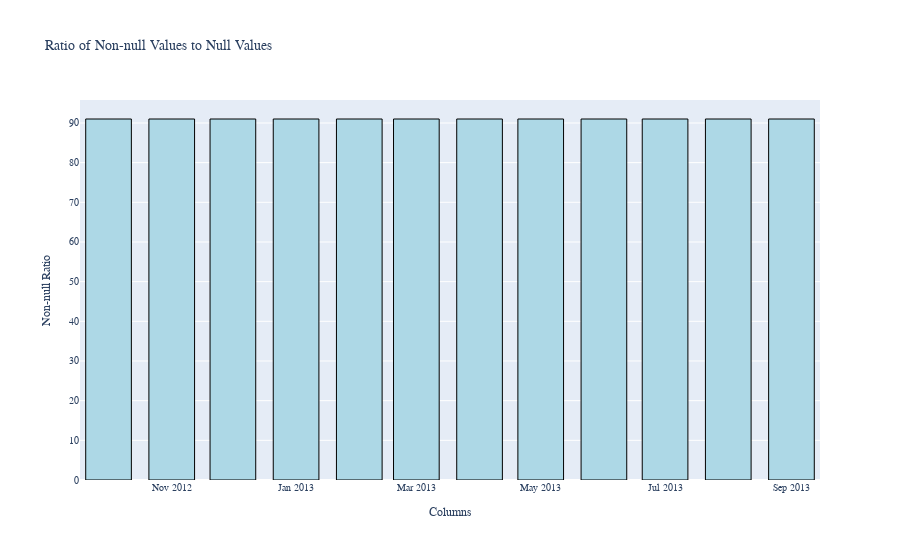

Here is the notebook cell this chart was saved with:
### Markdown cell above
- Create a visualization detailing the ratio of non-null values to null values in the entire dataset

### Code cell
null_counts = df.isnull().sum()
non_null_counts = df.notnull().sum()
ratios = non_null_counts / null_counts
fig = px.bar(x=ratios.index, y=ratios.values, labels={'x': 'Columns', 'y': 'Non-null Ratio'},
             title='Ratio of Non-null Values to Null Values')
fig.update_traces(marker_color='lightblue', marker_line_color='black', marker_line_width=1)
fig.update_layout(
    xaxis_title_font=dict(family='Arial', size=12),
    yaxis_title_font=dict(family='Arial', size=12),
    font=dict(family='Arial', size=10)
)

### Figure 1 — Plotly figure (JSON) as saved in the notebook; plotly's stock layout.template omitted (floating-point values rounded to 4 significant figures)
{"data": [{"alignmentgroup": "True", "hovertemplate": "Columns=%{x}<br>Non-null Ratio=%{y}<extra></extra>", "legendgroup": "", "marker": {"color": "lightblue", "line": {"color": "black", "width": 1}, "pattern": {"shape": ""}}, "name": "", "offsetgroup": "", "orientation": "v", "showlegend": false, "textposition": "auto", "type": "bar", "x": ["State Agency or Indian Tribal Organization", "2012-10-01 00:00:00", "2012-11-01 00:00:00", "2012-12-01 00:00:00", "2013-01-01 00:00:00", "2013-02-01 00:00:00", "2013-03-01 00:00:00", "2013-04-01 00:00:00", "2013-05-01 00:00:00", "2013-06-01 00:00:00", "2013-07-01 00:00:00", "2013-08-01 00:00:00", "2013-09-01 00:00:00", "Cumulative Cost"], "xaxis": "x", "y": [null, 91, 91, 91, 91, 91, 91, 91, 91, 91, 91, 91, 91, null], "yaxis": "y"}], "layout": {"barmode": "relative", "font": {"family": "Arial", "size": 10}, "legend": {"tracegroupgap": 0}, "title": {"text": "Ratio of Non-null Values to Null Values"}, "xaxis": {"anchor": "y", "domain": [0, 1], "title": {"font": {"family": "Arial", "size": 12}, "text": "Columns"}}, "yaxis": {"anchor": "x", "domain": [0, 1], "title": {"font": {"family": "Arial", "size": 12}, "text": "Non-null Ratio"}}}}
